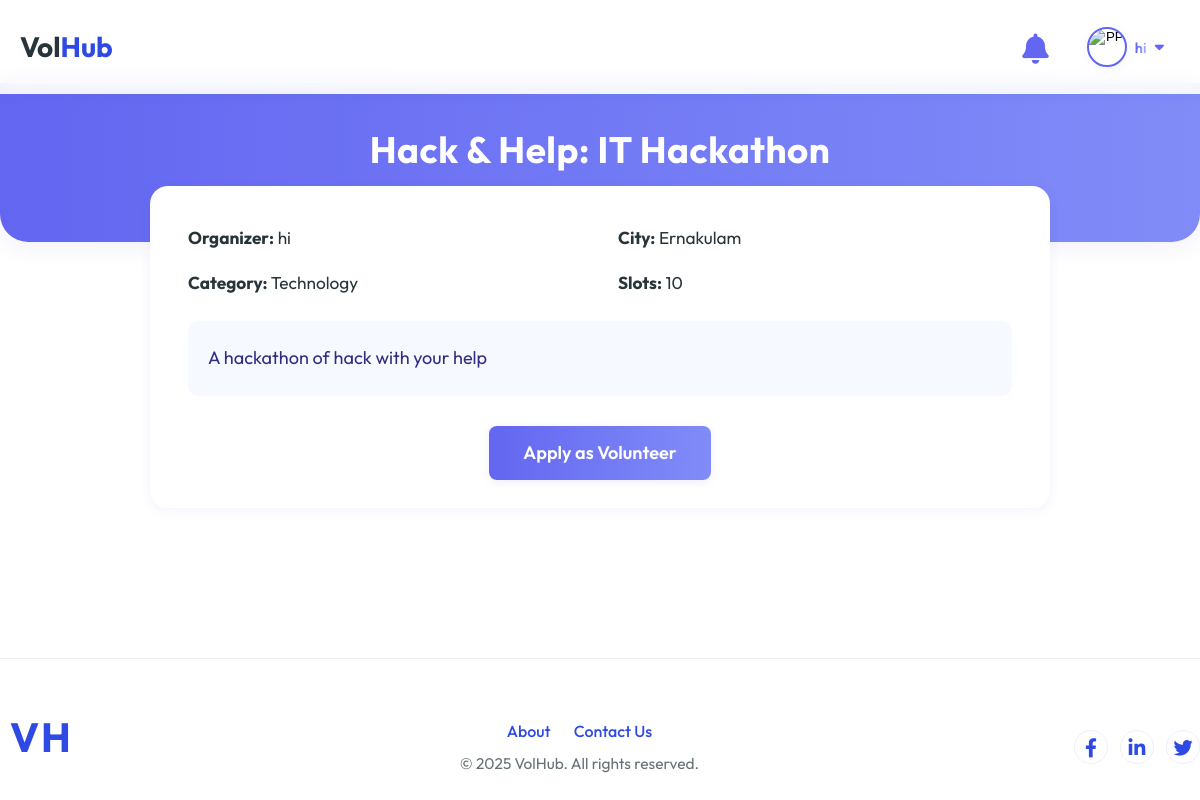
The app's page /public-event/1/ (signed in) with its own data.
### User/models.py (models this page shows)
class tbl_event(models.Model):
    event_title=models.CharField(max_length=30)
    event_content=models.CharField(max_length=30)
    event_datetime=models.DateTimeField()
    event_file=models.FileField(upload_to="Assets/Files/User")
    event_created_at = models.DateTimeField(auto_now_add=True)
    event_venue=models.CharField(max_length=30)
    event_city=models.ForeignKey(tbl_city,on_delete=models.CASCADE)
    event_stipend=models.CharField(max_length=30)
    event_status=models.IntegerField(default=0)
    industry=models.ForeignKey(tbl_industry,on_delete=models.CASCADE)
    user=models.ForeignKey(tbl_user,on_delete=models.CASCADE)
    volunteer_slots=models.PositiveIntegerField(default=1)
    required_skills=models.ManyToManyField(tbl_skill)
    application_deadline=models.DateTimeField()
    visibility=models.IntegerField(default=1)

class tbl_industry(models.Model):
    industry_name = models.CharField(max_length=100, unique=True)

### Guest/models.py (models this page shows, shortened)
class tbl_user(models.Model):
    user_email = models.EmailField(max_length=50, unique=True)
    user_name = models.CharField(max_length=50, null=True, blank=True)
    user_username = models.CharField(max_length=50, null=True, blank=True)
    user_contact = models.CharField(max_length=10, null=True, blank=True)
    user_address = models.CharField(max_length=100, null=True, blank=True)
    user_password = models.CharField(max_length=128, null=True, blank=True)  # Store hashed password
    user_city = models.ForeignKey(tbl_city, on_delete=models.CASCADE, null=True)
    user_photo = models.FileField(upload_to="Assets/Files/User", null=True, blank=True)
    user_gender = models.CharField(max_length=100, null=True, blank=True)
    user_bio = models.TextField(null=True, blank=True)
    user_links = models.TextField(null=True, blank=True)  # Store as JSON (GitHub, LinkedIn, etc.)
    user_degree_type = models.CharField(max_length=50, null=True, blank=True)
    user_institution = models.CharField(max_length=100, null=True, blank=True)
    user_field_of_study = models.CharField(max_length=100, null=True, blank=True)
    user_graduation_month = models.IntegerField(null=True, blank=True)  # Store as month number (1-12)
    user_graduation_year = models.IntegerField(null=True, blank=True)  # Store as year (YYYY)
    user_emergency_name = models.CharField(max_length=100, null=True, blank=True)
    user_emergency_phone = models.CharField(max_length=15, null=True, blank=True)
    user_organization_name = models.CharField(max_length=100, null=True, blank=True)
    user_job_title = models.CharField(max_length=100, null=True, blank=True)
    user_industry = models.CharField(max_length=100, null=True, blank=True)
    user_location = models.CharField(max_length=100, null=True, blank=True)
    user_official_address = models.CharField(max_length=200, null=True, blank=True)
    user_official_contact_number = models.CharField(max_length=15, null=True, blank=True)
    is_basic_profile_complete = models.BooleanField(default=False)
    is_volunteer_profile_complete = models.BooleanField(default=False)
    is_organizer_profile_complete = models.BooleanField(default=False)
    user_past_volunteering = models.TextField(null=True, blank=True)
    user_type = models.CharField(max_length=10, choices=USER_TYPES, default='volunteer')
    user_visibility = models.BooleanField(default=False)  # If true, profile is public and visible to anyone

### Admin/models.py (models this page shows)
class tbl_city(models.Model):
    name = models.CharField(max_length=100)
    state = models.ForeignKey(tbl_state, on_delete=models.CASCADE)

### Guest/views.py (the view)
# urls.py: path('public-event/<int:event_id>/', views.public_event_detail, name="public_event_detail"),
def public_event_detail(request, event_id):
    try:
        event = tbl_event.objects.get(id=event_id, visibility=1, event_status=1)
        return render(request, 'Guest/public_event_detail.html', {'event': event})
    except tbl_event.DoesNotExist:
        return render(request, 'Guest/public_event_detail.html', {'event': None})

### Guest/templates/Guest/public_event_detail.html (shortened to what this page needs)
{% extends 'Guest/base.html' %}
{% block content %}
{% if event %}
<div class="public-event-hero">
    <h1 class="public-event-title">{{ event.event_title }}</h1>
    <p class="public-event-meta">
    </p>
</div>
<div class="public-event-details-card">
    <div class="public-event-details-list">
        <p><strong>Organizer:</strong> {{ event.user.user_name }}</p>
        <p><strong>City:</strong> {{ event.event_city.name }}</p>
        <p><strong>Category:</strong> {{ event.industry.industry_name }}</p>
        <p><strong>Slots:</strong> {{ event.volunteer_slots }}</p>
    </div>
    <div class="public-event-description">
        {{ event.event_content|linebreaksbr }}
    </div>
    <div class="public-event-cta">
        {% if not request.session.u_id %}
            <a href="{% url 'Guest:sign_up' %}" class="public-event-btn">Sign Up to Apply</a>
        {% else %}
            <a href="{% url 'User:event_detail' event.id %}" class="public-event-btn">Apply as Volunteer</a>
        {% endif %}
    </div>
</div>
{% else %}
<div class="public-event-hero" style="background: #ef4444;">
    <h1 class="public-event-title">Event Not Found</h1>
    <p class="public-event-meta">The event you're looking for doesn't exist or is not public.</p>
</div>
{% endif %}
{% endblock %}

### Guest/static/Guest/index.css (style rules this page uses)
:root { --primary-color: hsl(231, 77%, 54%); --secondary-color: hsl(232, 74%, 33%); --accent-color: #ffe66d; --accent-blue: #6c5ce7; --text-color: hsl(200, 19%, 19%); --text-light: hsl(200, 19%, 19%, 0.7); --bg-color: hsl(0, 0%, 100%); --bg-light: hsl(231, 100%, 96%); --bg-card: hsl(0, 0%, 100%); --border-color: hsl(231, 100%, 96%); --shadow-color: hsla(231, 77%, 54%, 0.08); --shadow-hover: hsla(231, 77%, 54%, 0.15); }
* { margin: 0; padding: 0; box-sizing: border-box; }
html, body { height: 100%; min-height: 100%; }
body { display: flex; flex-direction: column; min-height: 100vh; font-family: 'Outfit', sans-serif; font-size: 16px; line-height: 1.6; color: var(--text-color); background-color: var(--bg-color); overflow-x: hidden; transition: background-color 0.5s ease, color 0.5s ease; }
a { text-decoration: none; color: var(--primary-color); transition: all 0.3s ease; }

### Guest/templates/Guest/public_event_detail.html (style rules this page uses)
.public-event-hero { background: linear-gradient(90deg, #6366f1 0%, #818cf8 100%); color: #fff; padding: 38px 0 26px 0; text-align: center; border-radius: 0 0 28px 28px; box-shadow: 0 4px 24px rgba(79,70,229,0.08); margin-bottom: 0; }
.public-event-title { font-size: 2.3rem; font-weight: 700; margin-bottom: 7px; letter-spacing: 0.5px; }
.public-event-meta { font-size: 1.12rem; opacity: 0.97; margin-bottom: 0; }
.public-event-details-card { background: #fff; border-radius: 18px; box-shadow: 0 2px 12px rgba(79,70,229,0.07); max-width: 900px; margin: -56px auto 0 auto; padding: 38px 38px 28px 38px; position: relative; z-index: 2; }
.public-event-details-list { display: grid; grid-template-columns: 1fr 1fr; gap: 18px 36px; margin-bottom: 24px; }
.public-event-details-list p { margin: 0; font-size: 1.08rem; }
.public-event-description { font-size: 1.13rem; color: #312e81; margin: 18px 0 28px 0; line-height: 1.7; background: #f6f9ff; border-radius: 10px; padding: 22px 20px; }
.public-event-cta { display: flex; gap: 18px; justify-content: center; margin-top: 30px; }
.public-event-btn { background: linear-gradient(90deg, #6366f1 0%, #818cf8 100%); color: #fff; font-weight: 600; border: none; padding: 13px 34px; border-radius: 8px; font-size: 1.13rem; cursor: pointer; box-shadow: 0 2px 8px rgba(79,70,229,0.09); transition: background 0.16s, color 0.16s; text-decoration: none; }

### records on screen
tbl_event: event_title "Hack & Help: IT Hackathon", user.user_name "hi", event_city.name "Ernakulam", industry.industry_name "Technology", volunteer_slots "10", event_content "A hackathon of hack with your help"

### other values on screen
{{ request.session.name|default:request.session.username }} "hi"
